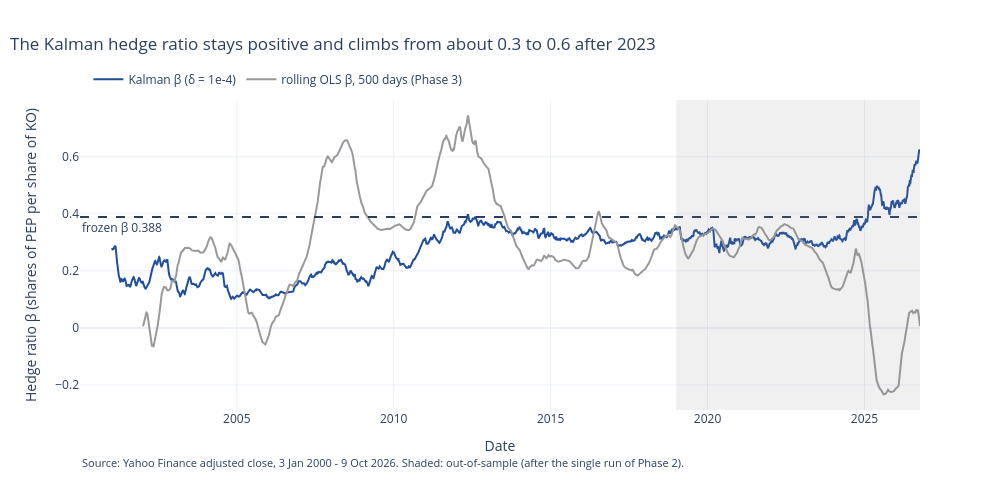

Notebook source saved alongside this figure:
### Markdown cell above
## 3. The hedge ratio of the filter

### Code cell
init = fit_hedge_ratio(prices, A, B, K.init_end)
residual = is_prices[A] - ols.alpha - ols.beta * is_prices[B]
obs_var = float(residual.var())
run_prices = prices.loc[prices.index > pd.Timestamp(K.init_end)]
filters = {
    d: kalman_hedge(run_prices, A, B, d, obs_var, init.alpha, init.beta)
    for d in (K.delta, *K.sensitivity_deltas)
}
filt = filters[K.delta]
rolling = rolling_hedge_ratio(prices, A, B, 500)

fig = go.Figure()
fig.add_trace(
    go.Scatter(x=filt.index, y=filt["beta"], name="Kalman β (δ = 1e-4)", line={"color": "#1f4e9c"})
)
fig.add_trace(
    go.Scatter(
        x=rolling.index,
        y=rolling,
        name="rolling OLS β, 500 days (Phase 3)",
        line={"color": "#999999"},
    )
)
fig.add_hline(
    y=S.beta, line_dash="dash", annotation_text="frozen β 0.388", annotation_position="bottom left"
)
fig.add_vrect(x0=oos_start, x1=prices.index[-1], fillcolor="grey", opacity=0.12, line_width=0)
finish_figure(
    fig,
    "The Kalman hedge ratio stays positive and climbs from about 0.3 to 0.6 after 2023",
    "Date",
    "Hedge ratio β (shares of PEP per share of KO)",
    SOURCE,
)
save_figure(fig, "06_kalman_beta", figures_dir)
fig.show()
beta_year = filt["beta"].groupby(filt.index.year).mean()
print(
    f"init alpha {init.alpha:.3f}, beta {init.beta:.3f}; observation sd {obs_var**0.5:.3f} dollars"
)
beta_year.round(2).to_frame("mean Kalman β").T

### Figure 1 — Plotly figure (JSON) as saved in the notebook; plotly's stock layout.template omitted (floating-point values rounded to 4 significant figures; data arrays with more than 128 entries replaced by an {"elided": "..."} marker saying what was removed)
{"data": [{"line": {"color": "#1f4e9c"}, "name": "Kalman β (δ = 1e-4)", "type": "scatter", "x": {"elided": "6481 str values"}, "y": {"elided": "6481 float values"}}, {"line": {"color": "#999999"}, "name": "rolling OLS β, 500 days (Phase 3)", "type": "scatter", "x": {"elided": "6733 str values"}, "y": {"elided": "6733 float values"}}], "layout": {"annotations": [{"showarrow": false, "text": "frozen β 0.388", "x": 0, "xanchor": "left", "xref": "x domain", "y": 0.3884, "yanchor": "top", "yref": "y"}, {"font": {"size": 11}, "showarrow": false, "text": "Source: Yahoo Finance adjusted close, 3 Jan 2000 - 9 Oct 2026. Shaded: out-of-sample (after the single run of Phase 2).", "x": 0, "xref": "paper", "y": -0.2, "yref": "paper"}], "height": 500, "legend": {"orientation": "h", "x": 0.01, "y": 1.02, "yanchor": "bottom"}, "margin": {"b": 90}, "shapes": [{"line": {"dash": "dash"}, "type": "line", "x0": 0, "x1": 1, "xref": "x domain", "y0": 0.3884, "y1": 0.3884, "yref": "y"}, {"fillcolor": "grey", "line": {"width": 0}, "opacity": 0.12, "type": "rect", "x0": "2019-01-02T00:00:00", "x1": "2026-10-09T00:00:00", "xref": "x", "y0": 0, "y1": 1, "yref": "y domain"}], "title": {"text": "The Kalman hedge ratio stays positive and climbs from about 0.3 to 0.6 after 2023", "x": 0.01}, "width": 1000, "xaxis": {"title": {"text": "Date"}}, "yaxis": {"title": {"text": "Hedge ratio β (shares of PEP per share of KO)"}}}}
